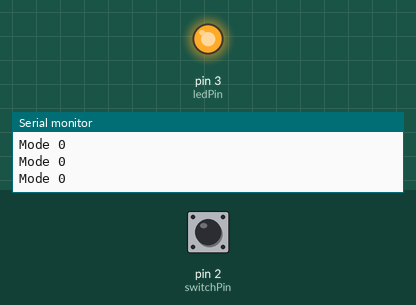
Recording of a sketch running on a simulated Arduino Uno, built with avr-gcc and run on an emulated ATmega328P. On the bench: output pins drawn as LEDs (lit = HIGH), the last lines printed to the serial monitor. The test bench sets the inputs (shaded band); at power-on: pin 2 (switchPin) LOW.

Above: at 1.2 s.
1.3 s: pin 2 (switchPin) pulled HIGH for 0.15 s
At 2.9 s:
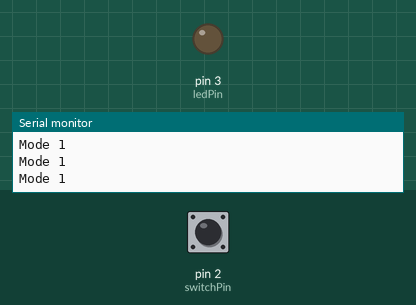
Timing chart, 0 to 4.4 s (numbered marks = the images above; inputs shaded):
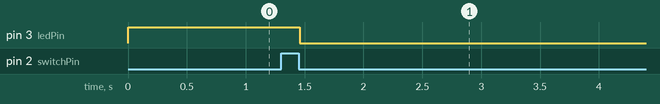

Measured:
- after the input at 1.3 s, pin 3 (ledPin): HIGH → LOW after 0.16 s

The sketch:

Button_Controls_LED.ino
```cpp
int ledPin = 3;
int switchPin = 2;
int switchRead = 0;
int mode = 0;

boolean pressing = false;

//Mode 2 Variables
int counter = 0;

long pMillis = 0;

int interval = 100;

void setup() {
  // put your setup code here, to run once:
  pinMode(ledPin, OUTPUT);
  pinMode(switchPin, INPUT);
  Serial.begin(9600);
}

void loop() {

  switchRead = digitalRead(switchPin);
  //Serial.println(switchRead);

  if (switchRead == 1) {
    pressing = true;
  }

  if (switchRead == 0 && pressing == true) {
    pressing = false;
    //do something
    //counter = counter + 1;
    mode++;
    Serial.println(mode);
  }

  if (mode == 0) {
    //Reset of Off Condition
    digitalWrite(ledPin, HIGH);
    Serial.println("Mode 0");

  }
  else if (mode == 1) {
    digitalWrite(ledPin, LOW);
    Serial.println("Mode 1");

  }

}
```
